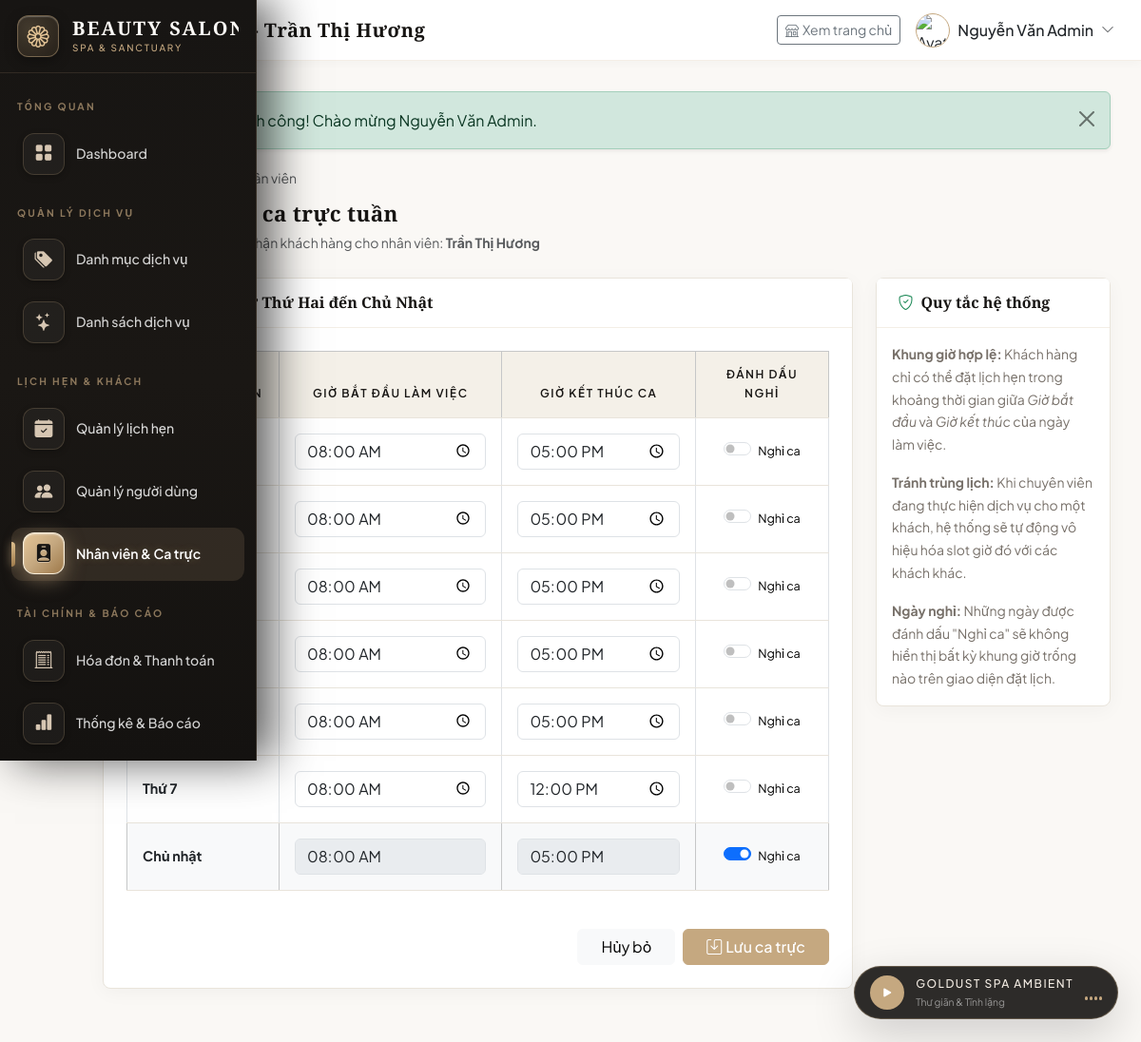
The page /admin/staff_schedule.php?staff_id=2 (signed in) on the database its author committed.
### tables this page shows
CREATE TABLE users (
    id INT AUTO_INCREMENT PRIMARY KEY,
    username VARCHAR(50) NOT NULL UNIQUE,
    password VARCHAR(255) NOT NULL,
    full_name VARCHAR(100) NOT NULL,
    email VARCHAR(100),
    phone VARCHAR(20),
    role ENUM('admin', 'staff', 'customer') NOT NULL DEFAULT 'customer',
    status ENUM('active', 'locked') NOT NULL DEFAULT 'active',
    avatar VARCHAR(255) DEFAULT NULL,
    created_at TIMESTAMP DEFAULT CURRENT_TIMESTAMP,
    updated_at TIMESTAMP DEFAULT CURRENT_TIMESTAMP ON UPDATE CURRENT_TIMESTAMP
);

CREATE TABLE work_schedules (
    id INT AUTO_INCREMENT PRIMARY KEY,
    staff_id INT NOT NULL,
    day_of_week TINYINT NOT NULL COMMENT '0=Chủ nhật, 1=Thứ 2, ..., 6=Thứ 7',
    start_time TIME NOT NULL,
    end_time TIME NOT NULL,
    is_off TINYINT(1) NOT NULL DEFAULT 0 COMMENT '1=Nghỉ, 0=Làm việc',
    FOREIGN KEY (staff_id) REFERENCES users(id) ON DELETE CASCADE ON UPDATE CASCADE
);

### config/config.php (called while the page is built, shortened)
<?php
function getDayName($dayOfWeek) {
    $days = [
        0 => 'Chủ nhật',
        1 => 'Thứ 2',
        2 => 'Thứ 3',
        3 => 'Thứ 4',
        4 => 'Thứ 5',
        5 => 'Thứ 6',
        6 => 'Thứ 7'
    ];
    return $days[$dayOfWeek] ?? '';
}

### admin/staff_schedule.php (the view, shortened to what this page needs)
<?php
require_once __DIR__ . '/../config/config.php';
$db = getDB();
$staffId = intval($_GET['staff_id'] ?? 0);
$stmtStaff = $db->prepare("SELECT * FROM users WHERE id = ? AND role = 'staff'");
$stmtStaff->execute([$staffId]);
$staff = $stmtStaff->fetch();
$stmtSched = $db->prepare("SELECT * FROM work_schedules WHERE staff_id = ? ORDER BY day_of_week ASC");
$stmtSched->execute([$staffId]);
$existingSchedules = [];
while ($row = $stmtSched->fetch()) {
    $existingSchedules[$row['day_of_week']] = $row;
}
$defaultSchedule = [
    0 => ['start_time' => '08:00:00', 'end_time' => '17:00:00', 'is_off' => 1],
    1 => ['start_time' => '08:00:00', 'end_time' => '17:00:00', 'is_off' => 0],
    2 => ['start_time' => '08:00:00', 'end_time' => '17:00:00', 'is_off' => 0],
    3 => ['start_time' => '08:00:00', 'end_time' => '17:00:00', 'is_off' => 0],
    4 => ['start_time' => '08:00:00', 'end_time' => '17:00:00', 'is_off' => 0],
    5 => ['start_time' => '08:00:00', 'end_time' => '17:00:00', 'is_off' => 0],
    6 => ['start_time' => '08:00:00', 'end_time' => '12:00:00', 'is_off' => 0],
];
include __DIR__ . '/../includes/header.php';
?>
<div class="mb-4">
    <a href="<?= BASE_URL ?>admin/staff.php" class="text-decoration-none text-muted small">
        <i class="bi bi-arrow-left me-1"></i>Quay lại danh sách nhân viên
    </a>
    <h4 class="fw-bold mt-2 mb-1">
        <i class="bi bi-clock me-2 text-primary"></i>Cài đặt lịch ca trực tuần
    </h4>
    <p class="text-muted small mb-0">Thiết lập khung giờ tiếp nhận khách hàng cho nhân viên: <strong><?= htmlspecialchars($staff['full_name']) ?></strong></p>
</div>
<div class="row">
    <div class="col-lg-9">
        <div class="card table-card mb-4">
            <div class="card-header bg-white py-3">
                <h6 class="mb-0 fw-bold">Thời gian biểu từ Thứ Hai đến Chủ Nhật</h6>
            </div>
            <div class="card-body p-4">
                <form action="" method="POST" id="scheduleForm">
                    <div class="table-responsive">
                        <table class="table table-bordered align-middle">
                            <thead class="table-light">
                                <tr class="text-center">
                                    <th style="width: 160px;">Thứ trong tuần</th>
                                    <th>Giờ bắt đầu làm việc</th>
                                    <th>Giờ kết thúc ca</th>
                                    <th style="width: 140px;">Đánh dấu nghỉ</th>
                                </tr>
                            </thead>
                            <tbody>
                                <?php
                                $dayOrder = [1, 2, 3, 4, 5, 6, 0];
                                foreach ($dayOrder as $d):
                                    $sched = $existingSchedules[$d] ?? $defaultSchedule[$d];
                                    $isOff = $sched['is_off'];
                                    $startTime = substr($sched['start_time'], 0, 5);
                                    $endTime   = substr($sched['end_time'], 0, 5);
                                ?>
                                <tr class="<?= $isOff ? 'table-light' : '' ?>" id="row_<?= $d ?>">
                                    <td class="fw-bold ps-3 text-dark">
                                        <?= getDayName($d) ?>
                                    </td>
                                    <td>
                                        <input type="time" name="days[<?= $d ?>][start_time]" id="start_<?= $d ?>"
                                               class="form-control" value="<?= $startTime ?>" <?= $isOff ? 'disabled' : '' ?>>
                                    </td>
                                    <td>
                                        <input type="time" name="days[<?= $d ?>][end_time]" id="end_<?= $d ?>"
                                               class="form-control" value="<?= $endTime ?>" <?= $isOff ? 'disabled' : '' ?>>
                                    </td>
                                    <td class="text-center">
                                        <div class="form-check form-switch d-inline-block">
                                            <input class="form-check-input off-toggle" type="checkbox" name="days[<?= $d ?>][is_off]"
                                                   value="1" id="off_<?= $d ?>" data-day="<?= $d ?>" <?= $isOff ? 'checked' : '' ?>>
                                            <label class="form-check-label small" for="off_<?= $d ?>">Nghỉ ca</label>
                                        </div>
                                    </td>
                                </tr>
                                <?php endforeach; ?>
                            </tbody>
                        </table>
                    </div>
                    <div class="d-flex justify-content-end gap-2 mt-4">
                        <a href="<?= BASE_URL ?>admin/staff.php" class="btn btn-light px-4">Hủy bỏ</a>
                        <button type="submit" class="btn btn-primary px-4">
                            <i class="bi bi-save me-1"></i>Lưu ca trực
                        </button>
                    </div>
                </form>
            </div>
        </div>
    </div>
    <div class="col-lg-3">
        <div class="card table-card">
            <div class="card-header bg-white py-3">
                <h6 class="mb-0 fw-bold"><i class="bi bi-shield-check me-2 text-success"></i>Quy tắc hệ thống</h6>
            </div>
            <div class="card-body p-3 small text-secondary">
                <p><strong>Khung giờ hợp lệ:</strong> Khách hàng chỉ có thể đặt lịch hẹn trong khoảng thời gian giữa <em>Giờ bắt đầu</em> và <em>Giờ kết thúc</em> của ngày làm việc.</p>
                <p><strong>Tránh trùng lịch:</strong> Khi chuyên viên đang thực hiện dịch vụ cho một khách, hệ thống sẽ tự động vô hiệu hóa slot giờ đó với các khách khác.</p>
                <p class="mb-0"><strong>Ngày nghỉ:</strong> Những ngày được đánh dấu "Nghỉ ca" sẽ không hiển thị bất kỳ khung giờ trống nào trên giao diện đặt lịch.</p>
            </div>
        </div>
    </div>
</div>
<?php include __DIR__ . '/../includes/footer.php'; ?>

### assets/css/style.css (style rules this page uses)
:root { --gold: #c5a880; --gold-light: #e5d5c0; --gold-dark: #9e7949; --gold-hover: #b38f5e; --canvas: #faf8f5; --surface: #ffffff; --surface-alt: #f4f0e8; --dark: #1c1a17; --dark-surface: #24211d; --dark-muted: #3a3530; --text-main: #2b2723; --text-muted: #78716a; --border-color: rgba(197, 168, 128, 0.3); --border-light: #e9e4db; --success: #2e7d32; --danger: #b71c1c; --warning: #c5a880; --info: #37474f; --font-serif: 'Cormorant Garamond', Georgia, serif; --font-sans: 'Plus Jakarta Sans', -apple-system, BlinkMacSystemFont, sans-serif; --radius-sm: 4px; --radius-md: 8px; --radius-lg: 16px; --radius-full: 9999px; --shadow-subtle: 0 4px 20px rgba(28, 26, 23, 0.04); --shadow-medium: 0 10px 30px rgba(28, 26, 23, 0.08); --shadow-hover: 0 16px 40px rgba(197, 168, 128, 0.15); }
* { margin: 0; padding: 0; box-sizing: border-box; }
html, body { overflow-x: hidden; width: 100%; max-width: 100vw; }
body { font-family: var(--font-sans); background-color: var(--canvas); color: var(--text-main); line-height: 1.7; font-weight: 400; -webkit-font-smoothing: antialiased; }
h1, h2, h3, h4, .font-serif { font-family: var(--font-serif); color: var(--dark); font-weight: 600; letter-spacing: 0.5px; }
h4 { font-size: 1.4rem; line-height: 1.4; }
p { color: var(--text-muted); }
a { color: var(--gold-dark); text-decoration: none; transition: all 0.25s ease; }
.table-card { background: #ffffff; border: 1px solid var(--border-light) !important; box-shadow: var(--shadow-subtle) !important; }
.table thead th { background-color: var(--surface-alt) !important; color: var(--dark) !important; font-family: var(--font-sans); font-size: 0.75rem; text-transform: uppercase; letter-spacing: 1.5px; font-weight: 600; border-bottom: 1px solid var(--border-light); padding: 14px 16px; }
.table tbody td { padding: 16px; border-bottom: 1px solid var(--border-light); font-size: 0.9rem; }

### includes/header.php (style rules this page uses)
:root { --sidebar-collapsed-width: 76px; --sidebar-expanded-width: 270px; --gold: #c5a880; --gold-light: #f4ede4; --gold-dark: #9e7949; --dark: #171513; --dark-elevated: #221f1b; --canvas: #faf8f5; }
body { font-family: 'Plus Jakarta Sans', -apple-system, BlinkMacSystemFont, sans-serif; background-color: var(--canvas); color: #2b2723; }
h1, h2, h3, h4, h5, .font-serif { font-family: 'Cormorant Garamond', Georgia, serif; letter-spacing: 0.3px; }
.table-card { background: #fff; border: 1px solid rgba(197, 168, 128, 0.2); border-radius: 8px; box-shadow: 0 4px 15px rgba(28,26,23,0.04); }
.table-card .card-header { background: #faf8f5; border-bottom: 1px solid rgba(197, 168, 128, 0.2); padding: 1.1rem 1.4rem; font-weight: 600; font-family: 'Cormorant Garamond', Georgia, serif; font-size: 1.25rem; color: var(--dark); }
.btn-primary { background-color: var(--gold) !important; border-color: var(--gold) !important; color: #fff !important; font-weight: 500; }

### rows shown on the page
users: full_name "Trần Thị Hương"
work_schedules: start_time "08:00", end_time "17:00"
work_schedules: start_time "08:00", end_time "17:00"
work_schedules: start_time "08:00", end_time "17:00"
work_schedules: start_time "08:00", end_time "17:00"
work_schedules: start_time "08:00", end_time "17:00"
work_schedules: start_time "08:00", end_time "12:00"
work_schedules: start_time "08:00", end_time "17:00", is_off "☑"

### other values the page prints
$pageTitle "Cài đặt ca trực - Trần Thị Hương"
$currentUser['full_name'] "Nguyễn Văn Admin"
$flash['message'] "Đăng nhập thành công! Chào mừng Nguyễn Văn Admin."
getDayName($d) "Thứ 5"
getDayName($d) "Thứ 6"
getDayName($d) "Thứ 7"
getDayName($d) "Chủ nhật"
